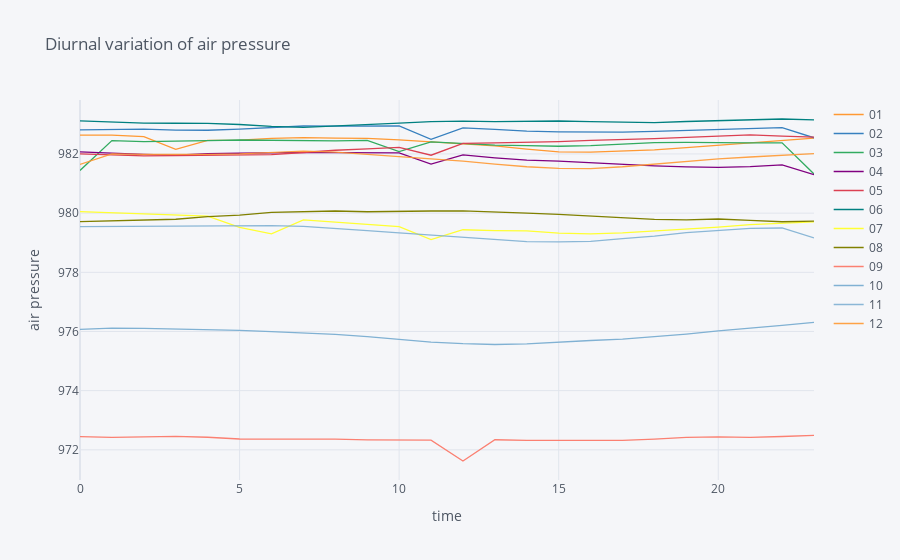

The code cell stored with this chart in its notebook:
### Code cell
df_ap.iplot(xaxis_title='time',yaxis_title='air pressure',title= 'Diurnal variation of air pressure')

### Figure 1 — Plotly figure (JSON) as saved in the notebook; plotly's stock layout.template omitted (floating-point values rounded to 4 significant figures)
{"data": [{"line": {"color": "rgba(255, 153, 51, 1.0)", "dash": "solid", "shape": "linear", "width": 1.3}, "mode": "lines", "name": "01", "text": "", "type": "scatter", "x": ["00", "01", "02", "03", "04", "05", "06", "07", "08", "09", "10", "11", "12", "13", "14", "15", "16", "17", "18", "19", "20", "21", "22", "23"], "y": [982.6, 982.6, 982.6, 982.2, 982.5, 982.5, 982.5, 982.6, 982.5, 982.5, 982.5, 982.4, 982.3, 982.3, 982.2, 982.1, 982.1, 982.1, 982.1, 982.2, 982.3, 982.4, 982.4, 982.5]}, {"line": {"color": "rgba(55, 128, 191, 1.0)", "dash": "solid", "shape": "linear", "width": 1.3}, "mode": "lines", "name": "02", "text": "", "type": "scatter", "x": ["00", "01", "02", "03", "04", "05", "06", "07", "08", "09", "10", "11", "12", "13", "14", "15", "16", "17", "18", "19", "20", "21", "22", "23"], "y": [982.8, 982.8, 982.8, 982.8, 982.8, 982.8, 982.9, 982.9, 982.9, 983.0, 982.9, 982.5, 982.9, 982.8, 982.8, 982.7, 982.7, 982.7, 982.8, 982.8, 982.8, 982.9, 982.9, 982.5]}, {"line": {"color": "rgba(50, 171, 96, 1.0)", "dash": "solid", "shape": "linear", "width": 1.3}, "mode": "lines", "name": "03", "text": "", "type": "scatter", "x": ["00", "01", "02", "03", "04", "05", "06", "07", "08", "09", "10", "11", "12", "13", "14", "15", "16", "17", "18", "19", "20", "21", "22", "23"], "y": [981.4, 982.5, 982.4, 982.4, 982.5, 982.5, 982.5, 982.5, 982.4, 982.5, 982.1, 982.4, 982.3, 982.3, 982.3, 982.3, 982.3, 982.3, 982.4, 982.4, 982.4, 982.4, 982.4, 981.3]}, {"line": {"color": "rgba(128, 0, 128, 1.0)", "dash": "solid", "shape": "linear", "width": 1.3}, "mode": "lines", "name": "04", "text": "", "type": "scatter", "x": ["00", "01", "02", "03", "04", "05", "06", "07", "08", "09", "10", "11", "12", "13", "14", "15", "16", "17", "18", "19", "20", "21", "22", "23"], "y": [982.1, 982.0, 982.0, 982.0, 982.0, 982.0, 982.0, 982.1, 982.0, 982.0, 982.0, 981.7, 982.0, 981.9, 981.8, 981.8, 981.7, 981.7, 981.6, 981.6, 981.6, 981.6, 981.6, 981.3]}, {"line": {"color": "rgba(219, 64, 82, 1.0)", "dash": "solid", "shape": "linear", "width": 1.3}, "mode": "lines", "name": "05", "text": "", "type": "scatter", "x": ["00", "01", "02", "03", "04", "05", "06", "07", "08", "09", "10", "11", "12", "13", "14", "15", "16", "17", "18", "19", "20", "21", "22", "23"], "y": [982.0, 982.0, 981.9, 981.9, 981.9, 982.0, 982.0, 982.0, 982.1, 982.2, 982.2, 982.0, 982.4, 982.4, 982.4, 982.4, 982.5, 982.5, 982.5, 982.6, 982.6, 982.6, 982.6, 982.6]}, {"line": {"color": "rgba(0, 128, 128, 1.0)", "dash": "solid", "shape": "linear", "width": 1.3}, "mode": "lines", "name": "06", "text": "", "type": "scatter", "x": ["00", "01", "02", "03", "04", "05", "06", "07", "08", "09", "10", "11", "12", "13", "14", "15", "16", "17", "18", "19", "20", "21", "22", "23"], "y": [983.1, 983.1, 983.0, 983.0, 983.0, 983.0, 982.9, 982.9, 982.9, 983.0, 983.0, 983.1, 983.1, 983.1, 983.1, 983.1, 983.1, 983.1, 983.1, 983.1, 983.1, 983.1, 983.2, 983.1]}, {"line": {"color": "rgba(255, 255, 51, 1.0)", "dash": "solid", "shape": "linear", "width": 1.3}, "mode": "lines", "name": "07", "text": "", "type": "scatter", "x": ["00", "01", "02", "03", "04", "05", "06", "07", "08", "09", "10", "11", "12", "13", "14", "15", "16", "17", "18", "19", "20", "21", "22", "23"], "y": [980.1, 980.0, 980.0, 979.9, 979.9, 979.5, 979.3, 979.8, 979.7, 979.6, 979.5, 979.1, 979.4, 979.4, 979.4, 979.3, 979.3, 979.3, 979.4, 979.4, 979.5, 979.6, 979.7, 979.7]}, {"line": {"color": "rgba(128, 128, 0, 1.0)", "dash": "solid", "shape": "linear", "width": 1.3}, "mode": "lines", "name": "08", "text": "", "type": "scatter", "x": ["00", "01", "02", "03", "04", "05", "06", "07", "08", "09", "10", "11", "12", "13", "14", "15", "16", "17", "18", "19", "20", "21", "22", "23"], "y": [979.7, 979.7, 979.8, 979.8, 979.9, 979.9, 980.0, 980.0, 980.1, 980.0, 980.1, 980.1, 980.1, 980.0, 980.0, 980.0, 979.9, 979.9, 979.8, 979.8, 979.8, 979.8, 979.7, 979.7]}, {"line": {"color": "rgba(251, 128, 114, 1.0)", "dash": "solid", "shape": "linear", "width": 1.3}, "mode": "lines", "name": "09", "text": "", "type": "scatter", "x": ["00", "01", "02", "03", "04", "05", "06", "07", "08", "09", "10", "11", "12", "13", "14", "15", "16", "17", "18", "19", "20", "21", "22", "23"], "y": [972.4, 972.4, 972.4, 972.5, 972.4, 972.4, 972.4, 972.4, 972.4, 972.3, 972.3, 972.3, 971.6, 972.3, 972.3, 972.3, 972.3, 972.3, 972.4, 972.4, 972.4, 972.4, 972.5, 972.5]}, {"line": {"color": "rgba(128, 177, 211, 1.0)", "dash": "solid", "shape": "linear", "width": 1.3}, "mode": "lines", "name": "10", "text": "", "type": "scatter", "x": ["00", "01", "02", "03", "04", "05", "06", "07", "08", "09", "10", "11", "12", "13", "14", "15", "16", "17", "18", "19", "20", "21", "22", "23"], "y": [976.1, 976.1, 976.1, 976.1, 976.1, 976.0, 976.0, 976.0, 975.9, 975.8, 975.7, 975.6, 975.6, 975.6, 975.6, 975.6, 975.7, 975.7, 975.8, 975.9, 976.0, 976.1, 976.2, 976.3]}, {"line": {"color": "rgba(128, 177, 211, 0.8999999999999999)", "dash": "solid", "shape": "linear", "width": 1.3}, "mode": "lines", "name": "11", "text": "", "type": "scatter", "x": ["00", "01", "02", "03", "04", "05", "06", "07", "08", "09", "10", "11", "12", "13", "14", "15", "16", "17", "18", "19", "20", "21", "22", "23"], "y": [979.5, 979.5, 979.6, 979.6, 979.6, 979.6, 979.6, 979.6, 979.5, 979.4, 979.3, 979.3, 979.2, 979.1, 979.0, 979.0, 979.0, 979.1, 979.2, 979.3, 979.4, 979.5, 979.5, 979.2]}, {"line": {"color": "rgba(255, 153, 51, 0.8999999999999999)", "dash": "solid", "shape": "linear", "width": 1.3}, "mode": "lines", "name": "12", "text": "", "type": "scatter", "x": ["00", "01", "02", "03", "04", "05", "06", "07", "08", "09", "10", "11", "12", "13", "14", "15", "16", "17", "18", "19", "20", "21", "22", "23"], "y": [981.6, 982, 982.0, 982.0, 982.0, 982.0, 982.1, 982.1, 982.1, 982.0, 981.9, 981.8, 981.8, 981.7, 981.6, 981.5, 981.5, 981.6, 981.7, 981.7, 981.8, 981.9, 982.0, 982.0]}], "layout": {"legend": {"bgcolor": "#F5F6F9", "font": {"color": "#4D5663"}}, "paper_bgcolor": "#F5F6F9", "plot_bgcolor": "#F5F6F9", "title": {"font": {"color": "#4D5663"}, "text": "Diurnal variation of air pressure"}, "xaxis": {"gridcolor": "#E1E5ED", "showgrid": true, "tickfont": {"color": "#4D5663"}, "title": {"font": {"color": "#4D5663"}, "text": "time"}, "zerolinecolor": "#E1E5ED"}, "yaxis": {"gridcolor": "#E1E5ED", "showgrid": true, "tickfont": {"color": "#4D5663"}, "title": {"font": {"color": "#4D5663"}, "text": "air pressure"}, "zerolinecolor": "#E1E5ED"}}}
